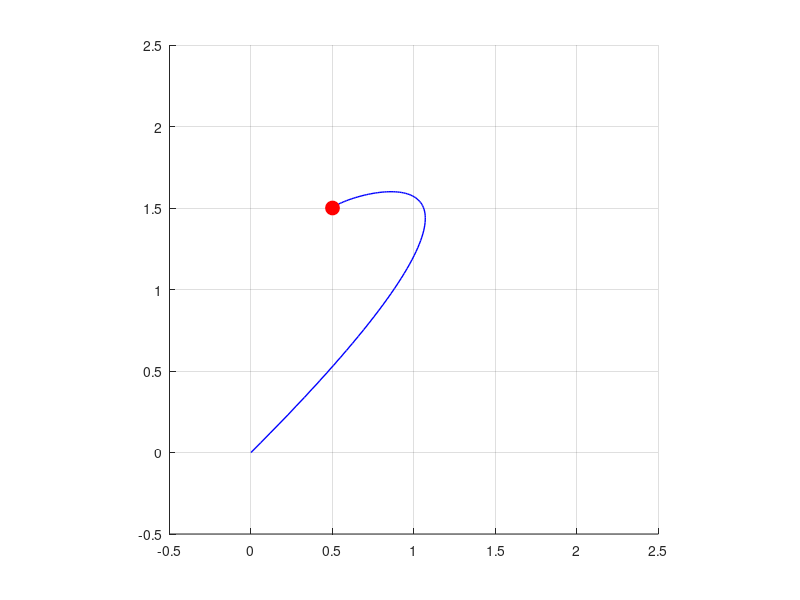

Write MATLAB code to recreate this figure. (Note: this script raises an error after producing the figure.)
function task5_original_motion()
    % 创建输出目录（如果不存在）
    if ~exist('out', 'dir')
        mkdir('out');
    end
    
    % 创建新的figure并设置固定大小
    fig = figure('Position', [100 100 800 600], 'Units', 'pixels');
    
    % 设置图形窗口
    set(gca, 'XLim', [-0.5 2.5], 'YLim', [-0.5 2.5], ...
        'SortMethod', 'childorder', 'Visible', 'on');
    cla
    axis square
    grid on;
    hold on;
    
    % 绘制完整路径
    t_plot = linspace(0, 1, 100);
    x_plot = 0.5 + 0.3*t_plot + 3.9*t_plot.^2 - 4.7*t_plot.^3;
    y_plot = 1.5 + 0.3*t_plot + 0.9*t_plot.^2 - 2.7*t_plot.^3;
    plot(x_plot, y_plot, 'b-', 'LineWidth', 1);
    
    % 创建运动点
    ball = plot(x_plot(1), y_plot(1), 'ro', 'MarkerSize', 10, 'MarkerFaceColor', 'r');
    
    % 获取第一帧并确定视频大小
    drawnow;
    frame = getframe(fig);
    [height, width, ~] = size(frame.cdata);
    
    % 创建视频写入对象
    v = VideoWriter(fullfile('out', 'original_motion.avi'));
    v.FrameRate = 20;
    v.Quality = 100;
    open(v);
    writeVideo(v, frame);  % 写入第一帧
    
    % 原始参数运动
    title('Motion with Original Parameterization');
    for t = linspace(0, 1, 50)
        % 计算当前位置
        x = 0.5 + 0.3*t + 3.9*t^2 - 4.7*t^3;
        y = 1.5 + 0.3*t + 0.9*t^2 - 2.7*t^3;
        
        % 使用题目要求的命令更新位置
        set(ball, 'xdata', x, 'ydata', y);
        drawnow;
        
        % 捕获当前帧并写入视频
        frame = getframe(fig);
        if size(frame.cdata, 1) ~= height || size(frame.cdata, 2) ~= width
            frame.cdata = imresize(frame.cdata, [height width]);
        end
        writeVideo(v, frame);
        
        pause(0.05);
    end
    
    % 关闭视频文件
    close(v);
    fprintf('动画已保存到 out/original_motion.avi\n');
end 